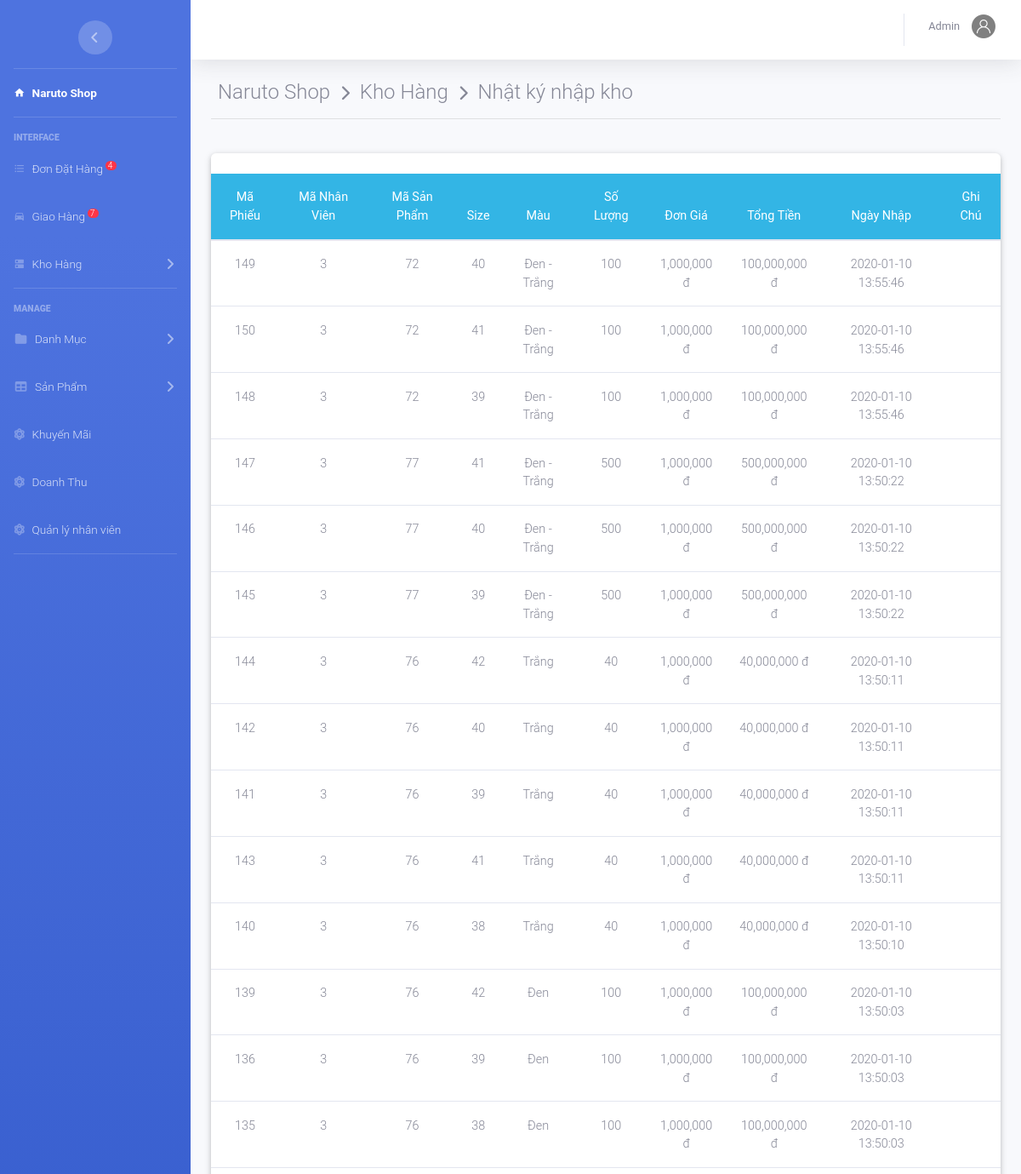
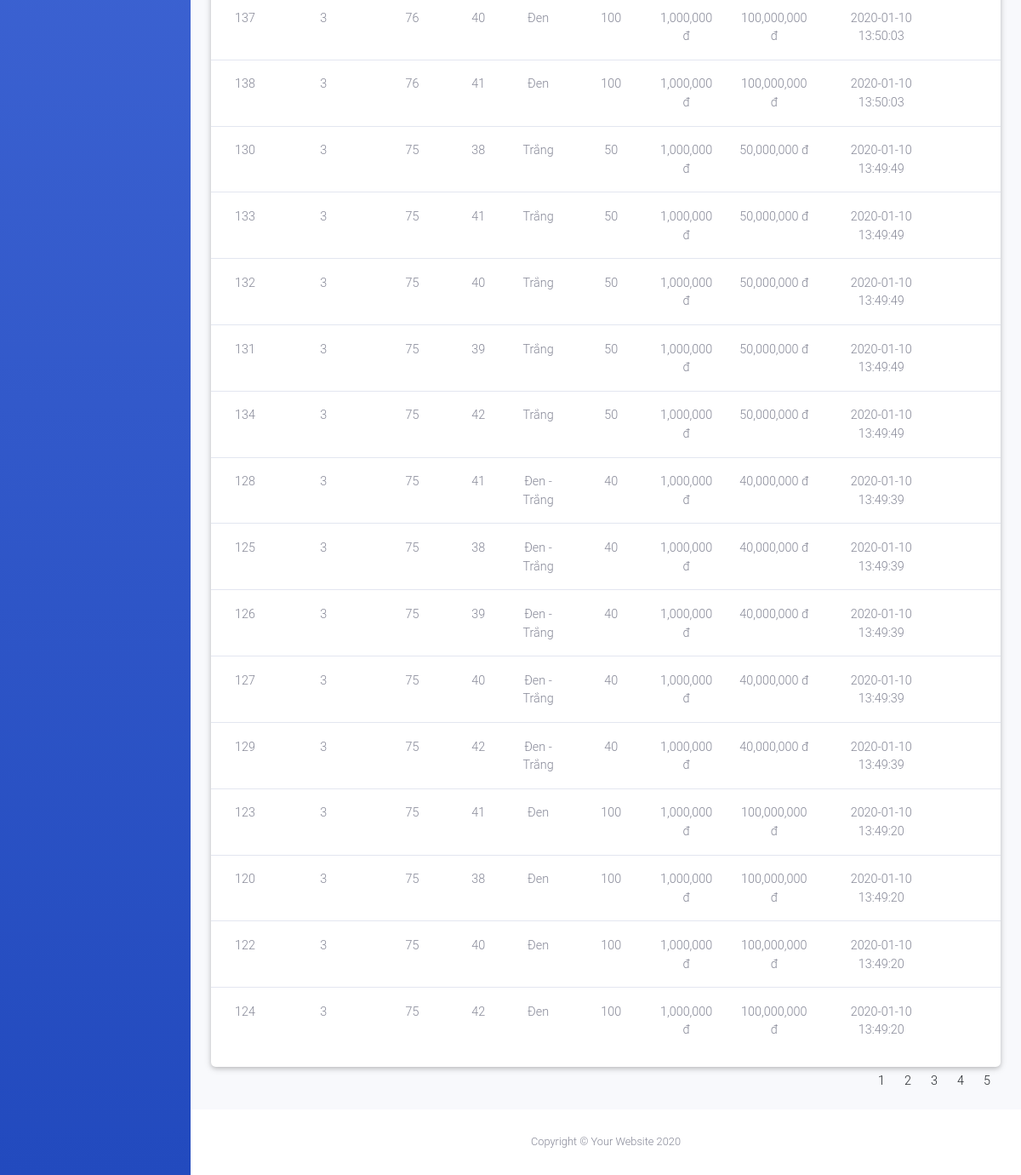
The app's page /admin/index.php?action=kho&view=nhatky (signed in) with its own data (2 pictures, top to bottom).
### tables this page shows
CREATE TABLE `phieunhap` (
  `MaPN` int(11) NOT NULL,
  `MaNV` int(11) NOT NULL,
  `MaSP` int(11) NOT NULL,
  `SoLuong` int(11) NOT NULL,
  `DonGia` decimal(10,0) DEFAULT NULL,
  `TongTien` decimal(10,0) NOT NULL,
  `NgayNhap` datetime NOT NULL DEFAULT current_timestamp(),
  `Note` varchar(100) DEFAULT NULL,
  `Size` int(11) NOT NULL,
  `Mau` varchar(50) NOT NULL
);

### admin/kho/nhatky.php (the view, shortened to what this page needs)
<?php
    if(isset($_GET['trang'])){
        $trang=$_GET['trang'];
    }
    else{ $trang=1;}
    $from =($trang-1)*30;
	$sql="select * from phieunhap Order by NgayNhap DESC limit $from,30";
	$rs=mysqli_query($conn,$sql);
?>
<div class="container-fluid">
	<div class="page-header">
	  <h4 class="page-title">
	     Naruto Shop &#160;<i class="fas fa-chevron-right" style="font-size: 18px"></i>&#160; Kho Hàng &#160;<i class="fas fa-chevron-right" style="font-size: 18px"></i>&#160; Nhật ký nhập kho</h4>
	</div><hr><br>
	<div class="row">
      <div class="col-md-12 grid-margin stretch-card">
        <div class="card">
		<br>
             <table class="table table-hover  text-center " >
				<thead class="badge-info">
					<tr>
						<th>Mã Phiếu</th> <th>Mã Nhân Viên</th><th>Mã Sản Phẩm</th><th>Size</th><th>Màu</th><th>Số Lượng</th><th>Đơn Giá</th><th>Tổng Tiền</th>
						<th>Ngày Nhập</th> <th>Ghi Chú</th>
					</tr>
				</thead>
				<tbody>
			 		<?php
				 	while ($row=mysqli_fetch_array($rs)) { ?>
						<tr>
							<td><?php echo $row['MaPN']; ?></td>
							<td><?php echo $row['MaNV']; ?></td>
							<td><?php echo $row['MaSP']; ?></td>
							<td><?php echo $row['Size']; ?></td>
							<td><?php echo $row['Mau']; ?></td>
							<td><?php echo $row['SoLuong']; ?></td>
							<td><?php echo number_format($row['DonGia']).' đ'; ?></td>
							<td><?php echo number_format($row['TongTien']).' đ'; ?></td>
							<td><?php echo $row['NgayNhap']; ?></td>
							<td><?php echo $row['Note']; ?></td>
						</tr>
		 			<?php	} ?>
				</tbody>
			</table>
            </div>
          </div>
      </div>
      <div class="row m-auto">
				<?php
					$ds_spn1b="select * from phieunhap Order by NgayNhap DESC";
		            $query_dssp2=mysqli_query($conn,$ds_spn1b);
		            $sosp=mysqli_num_rows($query_dssp2);
		            $sotrang = ceil($sosp/30); ?>
			     	<ul class="pagination justify-content-center">
				         <?php for($x=1;$x<=$sotrang;$x++){ ?>
							          <li class="page-item">
							          	  <a class="page-link " href="index.php?action=kho&view=nhatky&trang=<?php echo $x ?>"><?php echo $x ;?></a>
							          </li>
						  <?php
						      } ?>
			      	</ul>
			</div>
</div>

### records on screen
phieunhap: MaPN "149", MaNV "3", MaSP "72", Size "40", Mau "Đen - Trắng", SoLuong "100", DonGia "1,000,000", TongTien "100,000,000", NgayNhap "2020-01-10 13:55:46"
phieunhap: MaPN "150", MaNV "3", MaSP "72", Size "41", Mau "Đen - Trắng", SoLuong "100", DonGia "1,000,000", TongTien "100,000,000", NgayNhap "2020-01-10 13:55:46"
phieunhap: MaPN "148", MaNV "3", MaSP "72", Size "39", Mau "Đen - Trắng", SoLuong "100", DonGia "1,000,000", TongTien "100,000,000", NgayNhap "2020-01-10 13:55:46"
phieunhap: MaPN "147", MaNV "3", MaSP "77", Size "41", Mau "Đen - Trắng", SoLuong "500", DonGia "1,000,000", TongTien "500,000,000", NgayNhap "2020-01-10 13:50:22"
phieunhap: MaPN "146", MaNV "3", MaSP "77", Size "40", Mau "Đen - Trắng", SoLuong "500", DonGia "1,000,000", TongTien "500,000,000", NgayNhap "2020-01-10 13:50:22"
phieunhap: MaPN "145", MaNV "3", MaSP "77", Size "39", Mau "Đen - Trắng", SoLuong "500", DonGia "1,000,000", TongTien "500,000,000", NgayNhap "2020-01-10 13:50:22"
phieunhap: MaPN "144", MaNV "3", MaSP "76", Size "42", Mau "Trắng", SoLuong "40", DonGia "1,000,000", TongTien "40,000,000", NgayNhap "2020-01-10 13:50:11"
phieunhap: MaPN "142", MaNV "3", MaSP "76", Size "40", Mau "Trắng", SoLuong "40", DonGia "1,000,000", TongTien "40,000,000", NgayNhap "2020-01-10 13:50:11"
phieunhap: MaPN "141", MaNV "3", MaSP "76", Size "39", Mau "Trắng", SoLuong "40", DonGia "1,000,000", TongTien "40,000,000", NgayNhap "2020-01-10 13:50:11"
phieunhap: MaPN "143", MaNV "3", MaSP "76", Size "41", Mau "Trắng", SoLuong "40", DonGia "1,000,000", TongTien "40,000,000", NgayNhap "2020-01-10 13:50:11"
phieunhap: MaPN "140", MaNV "3", MaSP "76", Size "38", Mau "Trắng", SoLuong "40", DonGia "1,000,000", TongTien "40,000,000", NgayNhap "2020-01-10 13:50:10"
phieunhap: MaPN "139", MaNV "3", MaSP "76", Size "42", Mau "Đen", SoLuong "100", DonGia "1,000,000", TongTien "100,000,000", NgayNhap "2020-01-10 13:50:03"
phieunhap: MaPN "136", MaNV "3", MaSP "76", Size "39", Mau "Đen", SoLuong "100", DonGia "1,000,000", TongTien "100,000,000", NgayNhap "2020-01-10 13:50:03"
phieunhap: MaPN "135", MaNV "3", MaSP "76", Size "38", Mau "Đen", SoLuong "100", DonGia "1,000,000", TongTien "100,000,000", NgayNhap "2020-01-10 13:50:03"
phieunhap: MaPN "137", MaNV "3", MaSP "76", Size "40", Mau "Đen", SoLuong "100", DonGia "1,000,000", TongTien "100,000,000", NgayNhap "2020-01-10 13:50:03"
phieunhap: MaPN "138", MaNV "3", MaSP "76", Size "41", Mau "Đen", SoLuong "100", DonGia "1,000,000", TongTien "100,000,000", NgayNhap "2020-01-10 13:50:03"
phieunhap: MaPN "130", MaNV "3", MaSP "75", Size "38", Mau "Trắng", SoLuong "50", DonGia "1,000,000", TongTien "50,000,000", NgayNhap "2020-01-10 13:49:49"
phieunhap: MaPN "133", MaNV "3", MaSP "75", Size "41", Mau "Trắng", SoLuong "50", DonGia "1,000,000", TongTien "50,000,000", NgayNhap "2020-01-10 13:49:49"
phieunhap: MaPN "132", MaNV "3", MaSP "75", Size "40", Mau "Trắng", SoLuong "50", DonGia "1,000,000", TongTien "50,000,000", NgayNhap "2020-01-10 13:49:49"
phieunhap: MaPN "131", MaNV "3", MaSP "75", Size "39", Mau "Trắng", SoLuong "50", DonGia "1,000,000", TongTien "50,000,000", NgayNhap "2020-01-10 13:49:49"
phieunhap: MaPN "134", MaNV "3", MaSP "75", Size "42", Mau "Trắng", SoLuong "50", DonGia "1,000,000", TongTien "50,000,000", NgayNhap "2020-01-10 13:49:49"
phieunhap: MaPN "128", MaNV "3", MaSP "75", Size "41", Mau "Đen - Trắng", SoLuong "40", DonGia "1,000,000", TongTien "40,000,000", NgayNhap "2020-01-10 13:49:39"
phieunhap: MaPN "125", MaNV "3", MaSP "75", Size "38", Mau "Đen - Trắng", SoLuong "40", DonGia "1,000,000", TongTien "40,000,000", NgayNhap "2020-01-10 13:49:39"
phieunhap: MaPN "126", MaNV "3", MaSP "75", Size "39", Mau "Đen - Trắng", SoLuong "40", DonGia "1,000,000", TongTien "40,000,000", NgayNhap "2020-01-10 13:49:39"
phieunhap: MaPN "127", MaNV "3", MaSP "75", Size "40", Mau "Đen - Trắng", SoLuong "40", DonGia "1,000,000", TongTien "40,000,000", NgayNhap "2020-01-10 13:49:39"
phieunhap: MaPN "129", MaNV "3", MaSP "75", Size "42", Mau "Đen - Trắng", SoLuong "40", DonGia "1,000,000", TongTien "40,000,000", NgayNhap "2020-01-10 13:49:39"
phieunhap: MaPN "123", MaNV "3", MaSP "75", Size "41", Mau "Đen", SoLuong "100", DonGia "1,000,000", TongTien "100,000,000", NgayNhap "2020-01-10 13:49:20"
phieunhap: MaPN "120", MaNV "3", MaSP "75", Size "38", Mau "Đen", SoLuong "100", DonGia "1,000,000", TongTien "100,000,000", NgayNhap "2020-01-10 13:49:20"
phieunhap: MaPN "122", MaNV "3", MaSP "75", Size "40", Mau "Đen", SoLuong "100", DonGia "1,000,000", TongTien "100,000,000", NgayNhap "2020-01-10 13:49:20"
phieunhap: MaPN "124", MaNV "3", MaSP "75", Size "42", Mau "Đen", SoLuong "100", DonGia "1,000,000", TongTien "100,000,000", NgayNhap "2020-01-10 13:49:20"

### other values on screen
$dem "4"
$dem "7"
$nv['TenNV'] "Admin"
